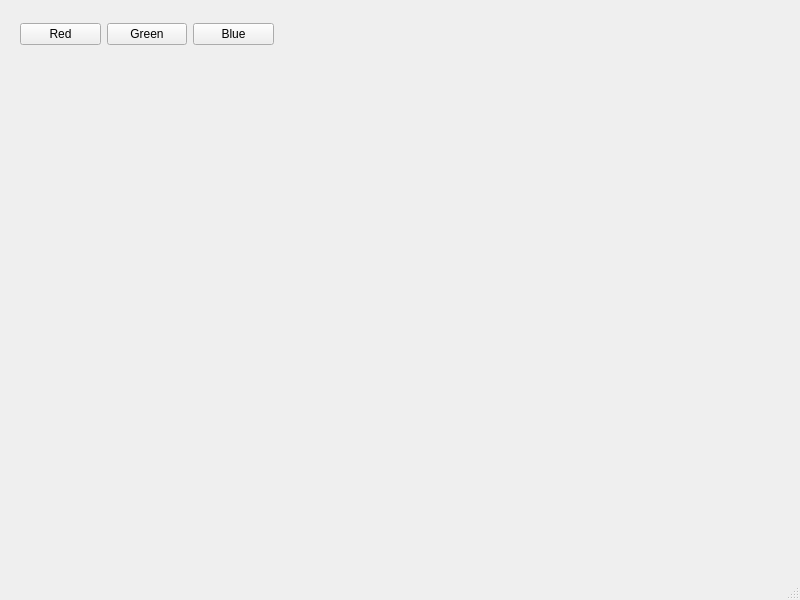
<?xml version="1.0" encoding="UTF-8"?>
<ui version="4.0">
 <class>MainWindow</class>
 <widget class="QMainWindow" name="MainWindow">
  <property name="geometry">
   <rect>
    <x>0</x>
    <y>0</y>
    <width>800</width>
    <height>600</height>
   </rect>
  </property>
  <property name="windowTitle">
   <string>MainWindow</string>
  </property>
  <widget class="QWidget" name="centralwidget">
   <widget class="QWidget" name="layoutWidget">
    <property name="geometry">
     <rect>
      <x>20</x>
      <y>20</y>
      <width>254</width>
      <height>28</height>
     </rect>
    </property>
    <layout class="QHBoxLayout" name="horizontalLayout">
     <item>
      <widget class="QPushButton" name="redButton">
       <property name="text">
        <string>Red</string>
       </property>
      </widget>
     </item>
     <item>
      <widget class="QPushButton" name="greenButton">
       <property name="text">
        <string>Green</string>
       </property>
      </widget>
     </item>
     <item>
      <widget class="QPushButton" name="blueButton">
       <property name="text">
        <string>Blue</string>
       </property>
      </widget>
     </item>
    </layout>
   </widget>
   <widget class="QLabel" name="errorView">
    <property name="geometry">
     <rect>
      <x>30</x>
      <y>70</y>
      <width>241</width>
      <height>18</height>
     </rect>
    </property>
    <property name="text">
     <string/>
    </property>
   </widget>
  </widget>
  <widget class="QMenuBar" name="menubar">
   <property name="geometry">
    <rect>
     <x>0</x>
     <y>0</y>
     <width>800</width>
     <height>23</height>
    </rect>
   </property>
  </widget>
  <widget class="QStatusBar" name="statusbar"/>
 </widget>
 <resources/>
 <connections/>
</ui>
